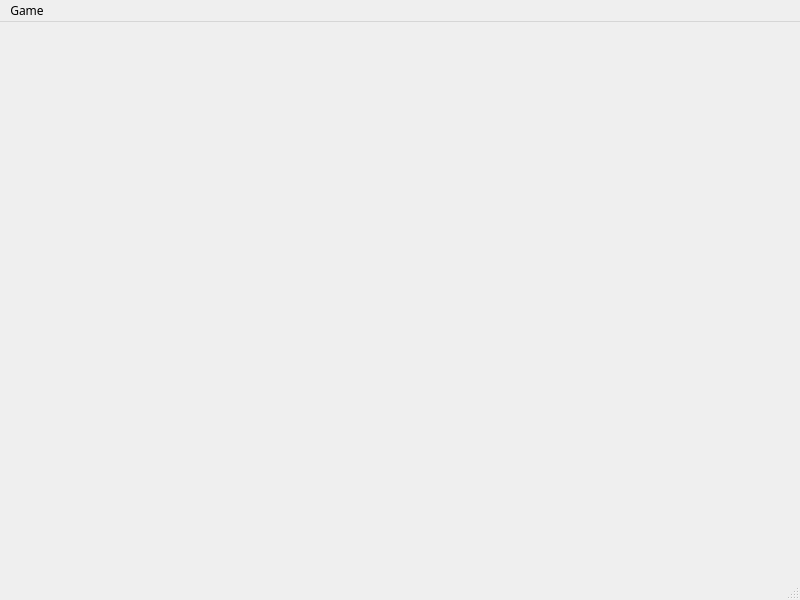
<?xml version="1.0" encoding="UTF-8"?>
<ui version="4.0">
 <class>MainWindow</class>
 <widget class="QMainWindow" name="MainWindow">
  <property name="geometry">
   <rect>
    <x>0</x>
    <y>0</y>
    <width>800</width>
    <height>600</height>
   </rect>
  </property>
  <property name="minimumSize">
   <size>
    <width>800</width>
    <height>600</height>
   </size>
  </property>
  <property name="maximumSize">
   <size>
    <width>800</width>
    <height>600</height>
   </size>
  </property>
  <property name="font">
   <font>
    <family>Tw Cen MT Condensed</family>
    <strikeout>false</strikeout>
   </font>
  </property>
  <property name="mouseTracking">
   <bool>true</bool>
  </property>
  <property name="tabletTracking">
   <bool>false</bool>
  </property>
  <property name="windowTitle">
   <string>MainWindow</string>
  </property>
  <property name="toolButtonStyle">
   <enum>Qt::ToolButtonIconOnly</enum>
  </property>
  <property name="documentMode">
   <bool>false</bool>
  </property>
  <widget class="QWidget" name="centralwidget"/>
  <widget class="QMenuBar" name="menubar">
   <property name="geometry">
    <rect>
     <x>0</x>
     <y>0</y>
     <width>800</width>
     <height>19</height>
    </rect>
   </property>
   <widget class="QMenu" name="menuGame">
    <property name="title">
     <string>Game</string>
    </property>
    <addaction name="actionNew_game"/>
    <addaction name="actionPause_game"/>
    <addaction name="actionresume_game"/>
    <addaction name="separator"/>
    <addaction name="actionExit"/>
   </widget>
   <addaction name="menuGame"/>
  </widget>
  <widget class="QStatusBar" name="statusbar"/>
  <action name="actionNew_game">
   <property name="text">
    <string>New game</string>
   </property>
   <property name="shortcut">
    <string>F1</string>
   </property>
  </action>
  <action name="actionPause_game">
   <property name="text">
    <string>Pause game</string>
   </property>
   <property name="shortcut">
    <string>F2</string>
   </property>
  </action>
  <action name="actionresume_game">
   <property name="text">
    <string>Resume game</string>
   </property>
   <property name="shortcut">
    <string>F3</string>
   </property>
  </action>
  <action name="actionExit">
   <property name="text">
    <string>Exit</string>
   </property>
  </action>
 </widget>
 <resources/>
 <connections>
  <connection>
   <sender>actionExit</sender>
   <signal>triggered()</signal>
   <receiver>MainWindow</receiver>
   <slot>close()</slot>
   <hints>
    <hint type="sourcelabel">
     <x>-1</x>
     <y>-1</y>
    </hint>
    <hint type="destinationlabel">
     <x>399</x>
     <y>299</y>
    </hint>
   </hints>
  </connection>
 </connections>
</ui>
